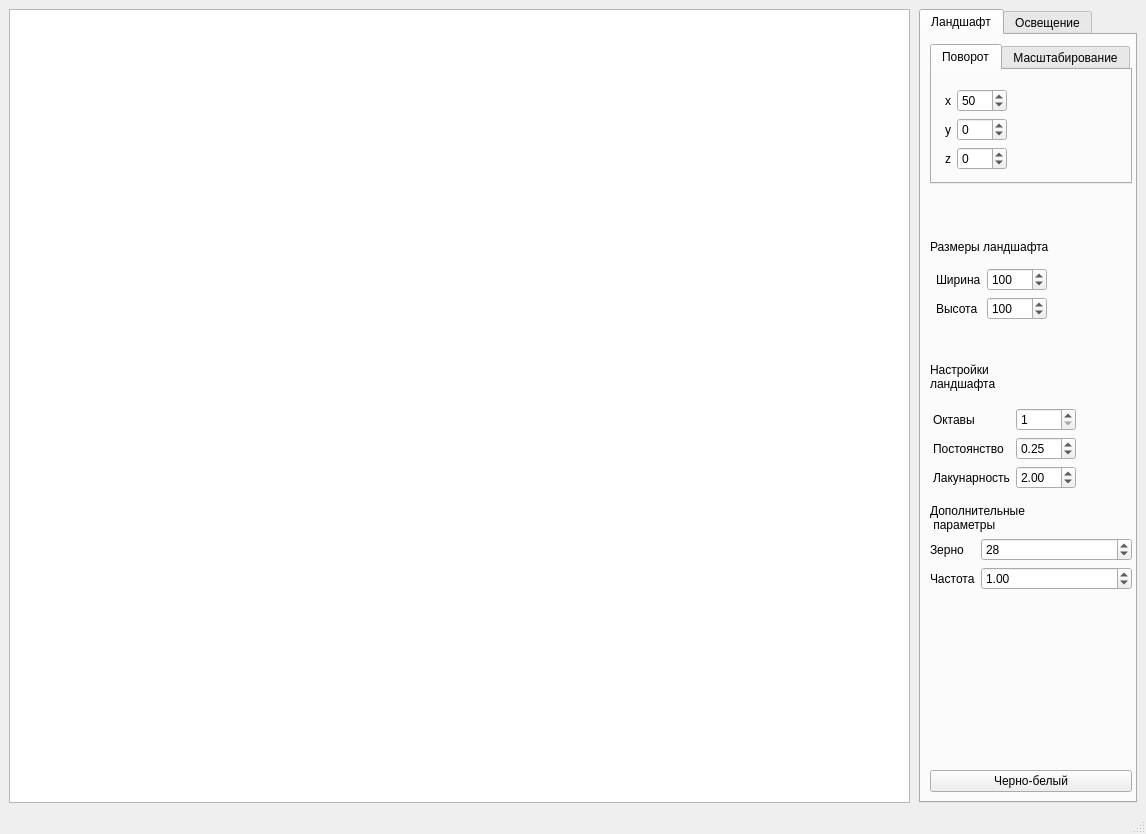
<?xml version="1.0" encoding="UTF-8"?>
<ui version="4.0">
 <class>MainWindow</class>
 <widget class="QMainWindow" name="MainWindow">
  <property name="geometry">
   <rect>
    <x>0</x>
    <y>0</y>
    <width>1146</width>
    <height>834</height>
   </rect>
  </property>
  <property name="windowTitle">
   <string>MainWindow</string>
  </property>
  <widget class="QWidget" name="centralwidget">
   <layout class="QHBoxLayout" name="horizontalLayout">
    <item>
     <widget class="QGraphicsView" name="graphicsView">
      <property name="sizePolicy">
       <sizepolicy hsizetype="Expanding" vsizetype="MinimumExpanding">
        <horstretch>0</horstretch>
        <verstretch>3</verstretch>
       </sizepolicy>
      </property>
      <property name="verticalScrollBarPolicy">
       <enum>Qt::ScrollBarAsNeeded</enum>
      </property>
      <property name="horizontalScrollBarPolicy">
       <enum>Qt::ScrollBarAsNeeded</enum>
      </property>
      <property name="sizeAdjustPolicy">
       <enum>QAbstractScrollArea::AdjustToContents</enum>
      </property>
      <property name="backgroundBrush">
       <brush brushstyle="NoBrush">
        <color alpha="255">
         <red>0</red>
         <green>0</green>
         <blue>0</blue>
        </color>
       </brush>
      </property>
      <property name="alignment">
       <set>Qt::AlignLeading|Qt::AlignLeft|Qt::AlignTop</set>
      </property>
     </widget>
    </item>
    <item>
     <layout class="QVBoxLayout" name="verticalLayout">
      <property name="leftMargin">
       <number>3</number>
      </property>
      <property name="rightMargin">
       <number>0</number>
      </property>
      <item>
       <widget class="QTabWidget" name="tabWidget">
        <property name="minimumSize">
         <size>
          <width>218</width>
          <height>0</height>
         </size>
        </property>
        <property name="maximumSize">
         <size>
          <width>218</width>
          <height>16777215</height>
         </size>
        </property>
        <property name="currentIndex">
         <number>0</number>
        </property>
        <widget class="QWidget" name="tab">
         <property name="minimumSize">
          <size>
           <width>220</width>
           <height>0</height>
          </size>
         </property>
         <property name="maximumSize">
          <size>
           <width>220</width>
           <height>16777215</height>
          </size>
         </property>
         <attribute name="title">
          <string>Ландшафт</string>
         </attribute>
         <layout class="QVBoxLayout" name="verticalLayout_2">
          <item>
           <widget class="QTabWidget" name="tabWidget_2">
            <property name="currentIndex">
             <number>0</number>
            </property>
            <widget class="QWidget" name="tab_3">
             <attribute name="title">
              <string>Поворот</string>
             </attribute>
             <layout class="QVBoxLayout" name="verticalLayout_4">
              <item>
               <layout class="QFormLayout" name="formLayout">
                <property name="leftMargin">
                 <number>4</number>
                </property>
                <property name="topMargin">
                 <number>10</number>
                </property>
                <property name="rightMargin">
                 <number>0</number>
                </property>
                <item row="0" column="0">
                 <widget class="QLabel" name="label_2">
                  <property name="text">
                   <string>x</string>
                  </property>
                 </widget>
                </item>
                <item row="0" column="1">
                 <widget class="QSpinBox" name="spinbox_rotate_x">
                  <property name="minimumSize">
                   <size>
                    <width>50</width>
                    <height>0</height>
                   </size>
                  </property>
                  <property name="maximumSize">
                   <size>
                    <width>50</width>
                    <height>16777215</height>
                   </size>
                  </property>
                  <property name="minimum">
                   <number>-360</number>
                  </property>
                  <property name="maximum">
                   <number>360</number>
                  </property>
                  <property name="value">
                   <number>50</number>
                  </property>
                  <property name="displayIntegerBase">
                   <number>10</number>
                  </property>
                 </widget>
                </item>
                <item row="1" column="0">
                 <widget class="QLabel" name="label_3">
                  <property name="text">
                   <string>y</string>
                  </property>
                 </widget>
                </item>
                <item row="1" column="1">
                 <widget class="QSpinBox" name="spinbox_rotate_y">
                  <property name="minimumSize">
                   <size>
                    <width>50</width>
                    <height>0</height>
                   </size>
                  </property>
                  <property name="maximumSize">
                   <size>
                    <width>50</width>
                    <height>16777215</height>
                   </size>
                  </property>
                  <property name="minimum">
                   <number>-360</number>
                  </property>
                  <property name="maximum">
                   <number>360</number>
                  </property>
                  <property name="value">
                   <number>0</number>
                  </property>
                 </widget>
                </item>
                <item row="2" column="0">
                 <widget class="QLabel" name="label_4">
                  <property name="text">
                   <string>z</string>
                  </property>
                 </widget>
                </item>
                <item row="2" column="1">
                 <widget class="QSpinBox" name="spinbox_rotate_z">
                  <property name="minimumSize">
                   <size>
                    <width>50</width>
                    <height>0</height>
                   </size>
                  </property>
                  <property name="maximumSize">
                   <size>
                    <width>50</width>
                    <height>50</height>
                   </size>
                  </property>
                  <property name="minimum">
                   <number>-360</number>
                  </property>
                  <property name="maximum">
                   <number>360</number>
                  </property>
                  <property name="value">
                   <number>0</number>
                  </property>
                 </widget>
                </item>
               </layout>
              </item>
             </layout>
            </widget>
            <widget class="QWidget" name="tab_4">
             <attribute name="title">
              <string>Масштабирование</string>
             </attribute>
             <layout class="QVBoxLayout" name="verticalLayout_5">
              <item>
               <layout class="QFormLayout" name="formLayout_4">
                <item row="0" column="0">
                 <widget class="QLabel" name="label">
                  <property name="text">
                   <string>Масштаб</string>
                  </property>
                 </widget>
                </item>
                <item row="0" column="1">
                 <widget class="QDoubleSpinBox" name="spinbox_scale">
                  <property name="maximumSize">
                   <size>
                    <width>60</width>
                    <height>16777215</height>
                   </size>
                  </property>
                  <property name="minimum">
                   <double>0.100000000000000</double>
                  </property>
                  <property name="maximum">
                   <double>2.800000000000000</double>
                  </property>
                  <property name="singleStep">
                   <double>0.100000000000000</double>
                  </property>
                  <property name="value">
                   <double>1.000000000000000</double>
                  </property>
                 </widget>
                </item>
               </layout>
              </item>
             </layout>
            </widget>
           </widget>
          </item>
          <item>
           <spacer name="verticalSpacer_2">
            <property name="orientation">
             <enum>Qt::Vertical</enum>
            </property>
            <property name="sizeType">
             <enum>QSizePolicy::Minimum</enum>
            </property>
            <property name="sizeHint" stdset="0">
             <size>
              <width>20</width>
              <height>50</height>
             </size>
            </property>
           </spacer>
          </item>
          <item>
           <widget class="QLabel" name="label_14">
            <property name="maximumSize">
             <size>
              <width>200</width>
              <height>16777215</height>
             </size>
            </property>
            <property name="text">
             <string>Размеры ландшафта</string>
            </property>
           </widget>
          </item>
          <item>
           <layout class="QFormLayout" name="formLayout_2">
            <property name="leftMargin">
             <number>6</number>
            </property>
            <property name="topMargin">
             <number>8</number>
            </property>
            <property name="rightMargin">
             <number>29</number>
            </property>
            <property name="bottomMargin">
             <number>37</number>
            </property>
            <item row="0" column="0">
             <widget class="QLabel" name="label_15">
              <property name="text">
               <string>Ширина</string>
              </property>
             </widget>
            </item>
            <item row="0" column="1">
             <widget class="QSpinBox" name="spinbox_width_landscape">
              <property name="maximumSize">
               <size>
                <width>60</width>
                <height>16777215</height>
               </size>
              </property>
              <property name="minimum">
               <number>1</number>
              </property>
              <property name="maximum">
               <number>200</number>
              </property>
              <property name="value">
               <number>100</number>
              </property>
             </widget>
            </item>
            <item row="1" column="1">
             <widget class="QSpinBox" name="spinbox_height_landscape">
              <property name="maximumSize">
               <size>
                <width>60</width>
                <height>16777215</height>
               </size>
              </property>
              <property name="minimum">
               <number>5</number>
              </property>
              <property name="maximum">
               <number>200</number>
              </property>
              <property name="value">
               <number>100</number>
              </property>
             </widget>
            </item>
            <item row="1" column="0">
             <widget class="QLabel" name="label_16">
              <property name="text">
               <string>Высота</string>
              </property>
             </widget>
            </item>
           </layout>
          </item>
          <item>
           <widget class="QLabel" name="label_5">
            <property name="maximumSize">
             <size>
              <width>200</width>
              <height>50</height>
             </size>
            </property>
            <property name="text">
             <string>Настройки
ландшафта</string>
            </property>
           </widget>
          </item>
          <item>
           <layout class="QFormLayout" name="formLayout_3">
            <property name="leftMargin">
             <number>3</number>
            </property>
            <property name="topMargin">
             <number>11</number>
            </property>
            <property name="rightMargin">
             <number>1</number>
            </property>
            <property name="bottomMargin">
             <number>9</number>
            </property>
            <item row="0" column="0">
             <widget class="QLabel" name="label_6">
              <property name="text">
               <string>Октавы</string>
              </property>
             </widget>
            </item>
            <item row="0" column="1">
             <widget class="QSpinBox" name="spinbox_octaves">
              <property name="maximumSize">
               <size>
                <width>60</width>
                <height>16777215</height>
               </size>
              </property>
              <property name="minimum">
               <number>1</number>
              </property>
              <property name="maximum">
               <number>10</number>
              </property>
              <property name="value">
               <number>1</number>
              </property>
             </widget>
            </item>
            <item row="1" column="0">
             <widget class="QLabel" name="label_10">
              <property name="text">
               <string>Постоянство</string>
              </property>
             </widget>
            </item>
            <item row="1" column="1">
             <widget class="QDoubleSpinBox" name="spinbox_gain">
              <property name="minimumSize">
               <size>
                <width>60</width>
                <height>0</height>
               </size>
              </property>
              <property name="maximumSize">
               <size>
                <width>60</width>
                <height>16777215</height>
               </size>
              </property>
              <property name="maximum">
               <double>5.000000000000000</double>
              </property>
              <property name="singleStep">
               <double>0.100000000000000</double>
              </property>
              <property name="value">
               <double>0.250000000000000</double>
              </property>
             </widget>
            </item>
            <item row="2" column="0">
             <widget class="QLabel" name="label_11">
              <property name="text">
               <string>Лакунарность</string>
              </property>
             </widget>
            </item>
            <item row="2" column="1">
             <widget class="QDoubleSpinBox" name="spinbox_lacunarity">
              <property name="maximumSize">
               <size>
                <width>60</width>
                <height>16777215</height>
               </size>
              </property>
              <property name="maximum">
               <double>10.000000000000000</double>
              </property>
              <property name="singleStep">
               <double>0.100000000000000</double>
              </property>
              <property name="value">
               <double>2.000000000000000</double>
              </property>
             </widget>
            </item>
           </layout>
          </item>
          <item>
           <widget class="QLabel" name="label_8">
            <property name="text">
             <string>Дополнительные 
 параметры</string>
            </property>
           </widget>
          </item>
          <item>
           <layout class="QFormLayout" name="formLayout_6">
            <property name="bottomMargin">
             <number>34</number>
            </property>
            <item row="0" column="0">
             <widget class="QLabel" name="label_7">
              <property name="text">
               <string>Зерно</string>
              </property>
             </widget>
            </item>
            <item row="0" column="1">
             <widget class="QSpinBox" name="spinbox_seed">
              <property name="maximumSize">
               <size>
                <width>200</width>
                <height>16777215</height>
               </size>
              </property>
              <property name="minimum">
               <number>1</number>
              </property>
              <property name="maximum">
               <number>10000</number>
              </property>
              <property name="value">
               <number>28</number>
              </property>
             </widget>
            </item>
            <item row="1" column="0">
             <widget class="QLabel" name="label_9">
              <property name="text">
               <string>Частота</string>
              </property>
             </widget>
            </item>
            <item row="1" column="1">
             <widget class="QDoubleSpinBox" name="spinbox_frequency">
              <property name="minimum">
               <double>0.000000000000000</double>
              </property>
              <property name="maximum">
               <double>5.000000000000000</double>
              </property>
              <property name="singleStep">
               <double>0.100000000000000</double>
              </property>
              <property name="value">
               <double>1.000000000000000</double>
              </property>
             </widget>
            </item>
           </layout>
          </item>
          <item>
           <spacer name="verticalSpacer">
            <property name="orientation">
             <enum>Qt::Vertical</enum>
            </property>
            <property name="sizeType">
             <enum>QSizePolicy::MinimumExpanding</enum>
            </property>
            <property name="sizeHint" stdset="0">
             <size>
              <width>20</width>
              <height>42</height>
             </size>
            </property>
           </spacer>
          </item>
          <item>
           <widget class="QPushButton" name="black_white_color">
            <property name="text">
             <string>Черно-белый</string>
            </property>
           </widget>
          </item>
         </layout>
        </widget>
        <widget class="QWidget" name="tab_2">
         <property name="minimumSize">
          <size>
           <width>220</width>
           <height>0</height>
          </size>
         </property>
         <property name="maximumSize">
          <size>
           <width>220</width>
           <height>16777215</height>
          </size>
         </property>
         <attribute name="title">
          <string>Освещение</string>
         </attribute>
         <layout class="QVBoxLayout" name="verticalLayout_3">
          <item>
           <widget class="QLabel" name="label_23">
            <property name="maximumSize">
             <size>
              <width>200</width>
              <height>50</height>
             </size>
            </property>
            <property name="text">
             <string>Позиция источника
освещения</string>
            </property>
           </widget>
          </item>
          <item>
           <layout class="QFormLayout" name="formLayout_5">
            <property name="leftMargin">
             <number>4</number>
            </property>
            <property name="topMargin">
             <number>12</number>
            </property>
            <property name="rightMargin">
             <number>0</number>
            </property>
            <item row="0" column="0">
             <widget class="QLabel" name="label_20">
              <property name="maximumSize">
               <size>
                <width>50</width>
                <height>16777215</height>
               </size>
              </property>
              <property name="text">
               <string>x</string>
              </property>
             </widget>
            </item>
            <item row="0" column="1">
             <widget class="QSpinBox" name="spinbox_light_position_x">
              <property name="minimumSize">
               <size>
                <width>50</width>
                <height>0</height>
               </size>
              </property>
              <property name="maximumSize">
               <size>
                <width>50</width>
                <height>16777215</height>
               </size>
              </property>
              <property name="minimum">
               <number>1</number>
              </property>
              <property name="maximum">
               <number>2000</number>
              </property>
              <property name="singleStep">
               <number>100</number>
              </property>
              <property name="value">
               <number>150</number>
              </property>
             </widget>
            </item>
            <item row="1" column="0">
             <widget class="QLabel" name="label_21">
              <property name="text">
               <string>y</string>
              </property>
             </widget>
            </item>
            <item row="1" column="1">
             <widget class="QSpinBox" name="spinbox_light_position_y">
              <property name="minimumSize">
               <size>
                <width>50</width>
                <height>0</height>
               </size>
              </property>
              <property name="maximumSize">
               <size>
                <width>50</width>
                <height>16777215</height>
               </size>
              </property>
              <property name="minimum">
               <number>1</number>
              </property>
              <property name="maximum">
               <number>2000</number>
              </property>
              <property name="singleStep">
               <number>100</number>
              </property>
              <property name="value">
               <number>100</number>
              </property>
             </widget>
            </item>
            <item row="2" column="0">
             <widget class="QLabel" name="label_22">
              <property name="text">
               <string>z</string>
              </property>
             </widget>
            </item>
            <item row="2" column="1">
             <widget class="QSpinBox" name="spinbox_light_position_z">
              <property name="minimumSize">
               <size>
                <width>50</width>
                <height>0</height>
               </size>
              </property>
              <property name="maximumSize">
               <size>
                <width>50</width>
                <height>50</height>
               </size>
              </property>
              <property name="minimum">
               <number>1</number>
              </property>
              <property name="maximum">
               <number>2000</number>
              </property>
              <property name="singleStep">
               <number>100</number>
              </property>
              <property name="value">
               <number>150</number>
              </property>
             </widget>
            </item>
           </layout>
          </item>
         </layout>
        </widget>
       </widget>
      </item>
     </layout>
    </item>
   </layout>
  </widget>
  <widget class="QMenuBar" name="menubar">
   <property name="geometry">
    <rect>
     <x>0</x>
     <y>0</y>
     <width>1146</width>
     <height>24</height>
    </rect>
   </property>
  </widget>
  <widget class="QStatusBar" name="statusbar"/>
 </widget>
 <resources/>
 <connections/>
</ui>
